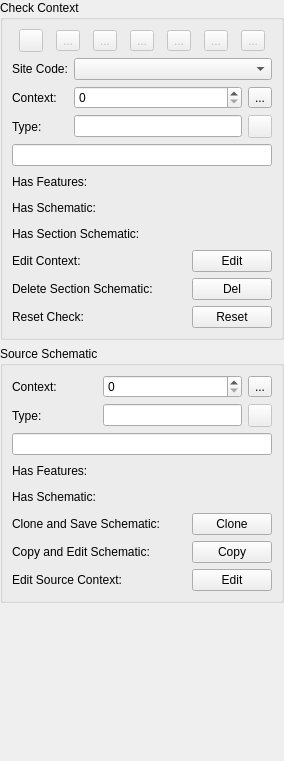
<?xml version="1.0" encoding="UTF-8"?>
<ui version="4.0">
 <class>SchematicWidget</class>
 <widget class="QWidget" name="SchematicWidget">
  <property name="geometry">
   <rect>
    <x>0</x>
    <y>0</y>
    <width>284</width>
    <height>761</height>
   </rect>
  </property>
  <property name="windowTitle">
   <string>Form</string>
  </property>
  <layout class="QGridLayout" name="gridLayout">
   <property name="margin">
    <number>0</number>
   </property>
   <item row="2" column="0">
    <spacer name="verticalSpacer">
     <property name="orientation">
      <enum>Qt::Vertical</enum>
     </property>
     <property name="sizeHint" stdset="0">
      <size>
       <width>14</width>
       <height>17</height>
      </size>
     </property>
    </spacer>
   </item>
   <item row="0" column="0">
    <widget class="QGroupBox" name="checkGroup">
     <property name="title">
      <string>Check Context</string>
     </property>
     <layout class="QGridLayout" name="gridLayout_4">
      <item row="4" column="0">
       <layout class="QGridLayout" name="gridLayout_5">
        <item row="2" column="1">
         <spacer name="schematicSpacer">
          <property name="orientation">
           <enum>Qt::Horizontal</enum>
          </property>
          <property name="sizeHint" stdset="0">
           <size>
            <width>40</width>
            <height>20</height>
           </size>
          </property>
         </spacer>
        </item>
        <item row="2" column="2">
         <widget class="QLabel" name="schematicStatusLabel">
          <property name="text">
           <string/>
          </property>
          <property name="pixmap">
           <pixmap resource="resources.qrc">:/plugins/ark/plan/statusUnknown.png</pixmap>
          </property>
         </widget>
        </item>
        <item row="1" column="1">
         <spacer name="featureDataSpacer">
          <property name="orientation">
           <enum>Qt::Horizontal</enum>
          </property>
          <property name="sizeHint" stdset="0">
           <size>
            <width>40</width>
            <height>20</height>
           </size>
          </property>
         </spacer>
        </item>
        <item row="3" column="1">
         <spacer name="sectionSchematicSpacer">
          <property name="orientation">
           <enum>Qt::Horizontal</enum>
          </property>
          <property name="sizeHint" stdset="0">
           <size>
            <width>40</width>
            <height>20</height>
           </size>
          </property>
         </spacer>
        </item>
        <item row="1" column="2">
         <widget class="QLabel" name="featureDataStatusLabel">
          <property name="text">
           <string/>
          </property>
          <property name="pixmap">
           <pixmap resource="resources.qrc">:/plugins/ark/plan/statusUnknown.png</pixmap>
          </property>
         </widget>
        </item>
        <item row="2" column="0">
         <widget class="QLabel" name="schematicLabel">
          <property name="text">
           <string>Has Schematic:</string>
          </property>
         </widget>
        </item>
        <item row="1" column="0">
         <widget class="QLabel" name="featureDataLabel">
          <property name="text">
           <string>Has Features:</string>
          </property>
         </widget>
        </item>
        <item row="3" column="2">
         <widget class="QLabel" name="sectionSchematicStatusLabel">
          <property name="text">
           <string/>
          </property>
          <property name="pixmap">
           <pixmap resource="resources.qrc">:/plugins/ark/plan/statusUnknown.png</pixmap>
          </property>
         </widget>
        </item>
        <item row="3" column="0">
         <widget class="QLabel" name="sectionSchematicLabel">
          <property name="text">
           <string>Has Section Schematic:</string>
          </property>
         </widget>
        </item>
       </layout>
      </item>
      <item row="5" column="0">
       <layout class="QGridLayout" name="gridLayout_6">
        <item row="2" column="0">
         <widget class="QLabel" name="resetLabel">
          <property name="text">
           <string>Reset Check:</string>
          </property>
         </widget>
        </item>
        <item row="0" column="0">
         <widget class="QLabel" name="editContexLabel">
          <property name="text">
           <string>Edit Context:</string>
          </property>
          <property name="buddy">
           <cstring>editContextButton</cstring>
          </property>
         </widget>
        </item>
        <item row="1" column="0">
         <widget class="QLabel" name="deleteSectionLabel">
          <property name="text">
           <string>Delete Section Schematic:</string>
          </property>
         </widget>
        </item>
        <item row="1" column="2">
         <widget class="QPushButton" name="deleteSectionButton">
          <property name="text">
           <string>Del</string>
          </property>
         </widget>
        </item>
        <item row="1" column="1">
         <spacer name="horizontalSpacer">
          <property name="orientation">
           <enum>Qt::Horizontal</enum>
          </property>
          <property name="sizeHint" stdset="0">
           <size>
            <width>40</width>
            <height>20</height>
           </size>
          </property>
         </spacer>
        </item>
        <item row="0" column="1">
         <spacer name="editContextSpacer">
          <property name="orientation">
           <enum>Qt::Horizontal</enum>
          </property>
          <property name="sizeHint" stdset="0">
           <size>
            <width>40</width>
            <height>20</height>
           </size>
          </property>
         </spacer>
        </item>
        <item row="0" column="2">
         <widget class="QPushButton" name="editContextButton">
          <property name="text">
           <string>Edit</string>
          </property>
         </widget>
        </item>
        <item row="2" column="1">
         <spacer name="resetSpacer">
          <property name="orientation">
           <enum>Qt::Horizontal</enum>
          </property>
          <property name="sizeHint" stdset="0">
           <size>
            <width>40</width>
            <height>20</height>
           </size>
          </property>
         </spacer>
        </item>
        <item row="2" column="2">
         <widget class="QPushButton" name="resetButton">
          <property name="text">
           <string>Reset</string>
          </property>
         </widget>
        </item>
       </layout>
      </item>
      <item row="1" column="0">
       <layout class="QGridLayout" name="gridLayout_2">
        <item row="1" column="2">
         <layout class="QHBoxLayout" name="horizontalLayout_2">
          <item>
           <widget class="QSpinBox" name="contextSpin">
            <property name="toolTip">
             <string>&lt;html&gt;&lt;head/&gt;&lt;body&gt;&lt;p&gt;Enter Context to find&lt;/p&gt;&lt;/body&gt;&lt;/html&gt;</string>
            </property>
            <property name="maximum">
             <number>99999</number>
            </property>
           </widget>
          </item>
          <item>
           <widget class="QToolButton" name="findContextTool">
            <property name="toolTip">
             <string>&lt;html&gt;&lt;head/&gt;&lt;body&gt;&lt;p&gt;Pan to Context&lt;/p&gt;&lt;/body&gt;&lt;/html&gt;</string>
            </property>
            <property name="text">
             <string>...</string>
            </property>
            <property name="icon">
             <iconset resource="resources.qrc">
              <normaloff>:/plugins/ark/plan/search.svg</normaloff>:/plugins/ark/plan/search.svg</iconset>
            </property>
           </widget>
          </item>
         </layout>
        </item>
        <item row="0" column="0" colspan="2">
         <widget class="QLabel" name="siteCodeLabel">
          <property name="text">
           <string>Site Code:</string>
          </property>
          <property name="buddy">
           <cstring>siteCodeCombo</cstring>
          </property>
         </widget>
        </item>
        <item row="0" column="2">
         <widget class="QComboBox" name="siteCodeCombo"/>
        </item>
        <item row="3" column="0" colspan="3">
         <widget class="QLineEdit" name="contextDescriptionEdit">
          <property name="readOnly">
           <bool>true</bool>
          </property>
         </widget>
        </item>
        <item row="2" column="0" colspan="2">
         <widget class="QLabel" name="arkDataLabel">
          <property name="text">
           <string>Type:</string>
          </property>
         </widget>
        </item>
        <item row="1" column="0" colspan="2">
         <widget class="QLabel" name="contextLabel">
          <property name="text">
           <string>Context:</string>
          </property>
         </widget>
        </item>
        <item row="2" column="2">
         <layout class="QHBoxLayout" name="horizontalLayout_4">
          <item>
           <widget class="QLineEdit" name="contextTypeEdit">
            <property name="frame">
             <bool>true</bool>
            </property>
            <property name="readOnly">
             <bool>true</bool>
            </property>
           </widget>
          </item>
          <item>
           <widget class="QToolButton" name="openContextTool">
            <property name="enabled">
             <bool>false</bool>
            </property>
            <property name="text">
             <string/>
            </property>
            <property name="icon">
             <iconset resource="resources.qrc">
              <normaloff>:/plugins/ark/filter/web.svg</normaloff>:/plugins/ark/filter/web.svg</iconset>
            </property>
           </widget>
          </item>
         </layout>
        </item>
       </layout>
      </item>
      <item row="0" column="0">
       <layout class="QHBoxLayout" name="horizontalLayout_3">
        <item>
         <widget class="QToolButton" name="loadArkTool">
          <property name="enabled">
           <bool>false</bool>
          </property>
          <property name="text">
           <string/>
          </property>
          <property name="icon">
           <iconset resource="resources.qrc">
            <normaloff>:/plugins/ark/filter/loadData.png</normaloff>:/plugins/ark/filter/loadData.png</iconset>
          </property>
         </widget>
        </item>
        <item>
         <widget class="QToolButton" name="firstContextTool">
          <property name="enabled">
           <bool>false</bool>
          </property>
          <property name="toolTip">
           <string>Go First Context</string>
          </property>
          <property name="text">
           <string>...</string>
          </property>
          <property name="icon">
           <iconset resource="resources.qrc">
            <normaloff>:/plugins/ark/plan/goFirstItem.svg</normaloff>:/plugins/ark/plan/goFirstItem.svg</iconset>
          </property>
         </widget>
        </item>
        <item>
         <widget class="QToolButton" name="prevMissingTool">
          <property name="enabled">
           <bool>false</bool>
          </property>
          <property name="toolTip">
           <string>Go Previous Missing Schematic</string>
          </property>
          <property name="text">
           <string>...</string>
          </property>
          <property name="icon">
           <iconset resource="resources.qrc">
            <normaloff>:/plugins/ark/plan/goPrevMissing.svg</normaloff>:/plugins/ark/plan/goPrevMissing.svg</iconset>
          </property>
         </widget>
        </item>
        <item>
         <widget class="QToolButton" name="prevContextTool">
          <property name="enabled">
           <bool>false</bool>
          </property>
          <property name="toolTip">
           <string>Go Previous Context</string>
          </property>
          <property name="text">
           <string>...</string>
          </property>
          <property name="icon">
           <iconset resource="resources.qrc">
            <normaloff>:/plugins/ark/plan/goPrevItem.svg</normaloff>:/plugins/ark/plan/goPrevItem.svg</iconset>
          </property>
         </widget>
        </item>
        <item>
         <widget class="QToolButton" name="nextContextTool">
          <property name="enabled">
           <bool>false</bool>
          </property>
          <property name="toolTip">
           <string>Go Next Context</string>
          </property>
          <property name="text">
           <string>...</string>
          </property>
          <property name="icon">
           <iconset resource="resources.qrc">
            <normaloff>:/plugins/ark/plan/goNextItem.svg</normaloff>:/plugins/ark/plan/goNextItem.svg</iconset>
          </property>
         </widget>
        </item>
        <item>
         <widget class="QToolButton" name="nextMissingTool">
          <property name="enabled">
           <bool>false</bool>
          </property>
          <property name="toolTip">
           <string>Go Next Missing Schematic</string>
          </property>
          <property name="text">
           <string>...</string>
          </property>
          <property name="icon">
           <iconset resource="resources.qrc">
            <normaloff>:/plugins/ark/plan/goNextMissing.svg</normaloff>:/plugins/ark/plan/goNextMissing.svg</iconset>
          </property>
         </widget>
        </item>
        <item>
         <widget class="QToolButton" name="lastContextTool">
          <property name="enabled">
           <bool>false</bool>
          </property>
          <property name="toolTip">
           <string>Go Last Context</string>
          </property>
          <property name="text">
           <string>...</string>
          </property>
          <property name="icon">
           <iconset resource="resources.qrc">
            <normaloff>:/plugins/ark/plan/goLastItem.svg</normaloff>:/plugins/ark/plan/goLastItem.svg</iconset>
          </property>
         </widget>
        </item>
       </layout>
      </item>
     </layout>
    </widget>
   </item>
   <item row="1" column="0">
    <widget class="QGroupBox" name="cloneGroup">
     <property name="title">
      <string>Source Schematic</string>
     </property>
     <layout class="QGridLayout" name="gridLayout_8">
      <item row="1" column="0">
       <layout class="QGridLayout" name="gridLayout_3">
        <item row="1" column="1">
         <spacer name="sourceSchematicSpacer">
          <property name="orientation">
           <enum>Qt::Horizontal</enum>
          </property>
          <property name="sizeHint" stdset="0">
           <size>
            <width>40</width>
            <height>20</height>
           </size>
          </property>
         </spacer>
        </item>
        <item row="1" column="0">
         <widget class="QLabel" name="sourceSchematicLabel">
          <property name="text">
           <string>Has Schematic:</string>
          </property>
         </widget>
        </item>
        <item row="1" column="2">
         <widget class="QLabel" name="sourceSchematicStatusLabel">
          <property name="text">
           <string/>
          </property>
          <property name="pixmap">
           <pixmap resource="resources.qrc">:/plugins/ark/plan/statusUnknown.png</pixmap>
          </property>
         </widget>
        </item>
        <item row="0" column="0">
         <widget class="QLabel" name="sourceFeatureDataLabel">
          <property name="text">
           <string>Has Features:</string>
          </property>
         </widget>
        </item>
        <item row="0" column="1">
         <spacer name="sourceFeatureDataSpacer">
          <property name="orientation">
           <enum>Qt::Horizontal</enum>
          </property>
          <property name="sizeHint" stdset="0">
           <size>
            <width>40</width>
            <height>20</height>
           </size>
          </property>
         </spacer>
        </item>
        <item row="0" column="2">
         <widget class="QLabel" name="sourceFeatureDataStatusLabel">
          <property name="text">
           <string/>
          </property>
          <property name="pixmap">
           <pixmap resource="resources.qrc">:/plugins/ark/plan/statusUnknown.png</pixmap>
          </property>
         </widget>
        </item>
       </layout>
      </item>
      <item row="2" column="0">
       <layout class="QGridLayout" name="gridLayout_7">
        <item row="0" column="0">
         <widget class="QLabel" name="cloneSourceLabel">
          <property name="text">
           <string>Clone and Save Schematic:</string>
          </property>
          <property name="buddy">
           <cstring>cloneSourceButton</cstring>
          </property>
         </widget>
        </item>
        <item row="0" column="1">
         <spacer name="horizontalSpacer_3">
          <property name="orientation">
           <enum>Qt::Horizontal</enum>
          </property>
          <property name="sizeHint" stdset="0">
           <size>
            <width>40</width>
            <height>20</height>
           </size>
          </property>
         </spacer>
        </item>
        <item row="0" column="2">
         <widget class="QPushButton" name="cloneSourceButton">
          <property name="text">
           <string>Clone</string>
          </property>
         </widget>
        </item>
        <item row="1" column="0">
         <widget class="QLabel" name="copySourceLabel">
          <property name="text">
           <string>Copy and Edit Schematic:</string>
          </property>
          <property name="buddy">
           <cstring>copySourceButton</cstring>
          </property>
         </widget>
        </item>
        <item row="1" column="1">
         <spacer name="horizontalSpacer_4">
          <property name="orientation">
           <enum>Qt::Horizontal</enum>
          </property>
          <property name="sizeHint" stdset="0">
           <size>
            <width>40</width>
            <height>20</height>
           </size>
          </property>
         </spacer>
        </item>
        <item row="1" column="2">
         <widget class="QPushButton" name="copySourceButton">
          <property name="text">
           <string>Copy</string>
          </property>
         </widget>
        </item>
        <item row="2" column="0">
         <widget class="QLabel" name="editSourceLabel">
          <property name="text">
           <string>Edit Source Context:</string>
          </property>
          <property name="buddy">
           <cstring>editSourceButton</cstring>
          </property>
         </widget>
        </item>
        <item row="2" column="1">
         <spacer name="horizontalSpacer_5">
          <property name="orientation">
           <enum>Qt::Horizontal</enum>
          </property>
          <property name="sizeHint" stdset="0">
           <size>
            <width>40</width>
            <height>20</height>
           </size>
          </property>
         </spacer>
        </item>
        <item row="2" column="2">
         <widget class="QPushButton" name="editSourceButton">
          <property name="text">
           <string>Edit</string>
          </property>
         </widget>
        </item>
       </layout>
      </item>
      <item row="0" column="0">
       <layout class="QGridLayout" name="gridLayout_10">
        <item row="1" column="0">
         <widget class="QLabel" name="sourceContextTypeLabel">
          <property name="text">
           <string>Type:</string>
          </property>
         </widget>
        </item>
        <item row="1" column="1" colspan="2">
         <layout class="QHBoxLayout" name="horizontalLayout_6">
          <item>
           <widget class="QLineEdit" name="sourceContextTypeEdit">
            <property name="frame">
             <bool>true</bool>
            </property>
            <property name="readOnly">
             <bool>true</bool>
            </property>
           </widget>
          </item>
          <item>
           <widget class="QToolButton" name="openSourceContextTool">
            <property name="enabled">
             <bool>false</bool>
            </property>
            <property name="text">
             <string/>
            </property>
            <property name="icon">
             <iconset resource="resources.qrc">
              <normaloff>:/plugins/ark/filter/web.svg</normaloff>:/plugins/ark/filter/web.svg</iconset>
            </property>
           </widget>
          </item>
         </layout>
        </item>
        <item row="2" column="0" colspan="3">
         <widget class="QLineEdit" name="sourceContextDescriptionEdit">
          <property name="readOnly">
           <bool>true</bool>
          </property>
         </widget>
        </item>
        <item row="0" column="0">
         <widget class="QLabel" name="sourceContextLabel">
          <property name="text">
           <string>Context:</string>
          </property>
          <property name="buddy">
           <cstring>sourceContextSpin</cstring>
          </property>
         </widget>
        </item>
        <item row="0" column="1" colspan="2">
         <layout class="QHBoxLayout" name="horizontalLayout_7">
          <item>
           <widget class="QSpinBox" name="sourceContextSpin">
            <property name="toolTip">
             <string>&lt;html&gt;&lt;head/&gt;&lt;body&gt;&lt;p&gt;Enter Source Context to find&lt;/p&gt;&lt;/body&gt;&lt;/html&gt;</string>
            </property>
            <property name="maximum">
             <number>99999</number>
            </property>
           </widget>
          </item>
          <item>
           <widget class="QToolButton" name="findSourceTool">
            <property name="toolTip">
             <string>&lt;html&gt;&lt;head/&gt;&lt;body&gt;&lt;p&gt;Pan to Context&lt;/p&gt;&lt;/body&gt;&lt;/html&gt;</string>
            </property>
            <property name="text">
             <string>...</string>
            </property>
            <property name="icon">
             <iconset resource="resources.qrc">
              <normaloff>:/plugins/ark/plan/search.svg</normaloff>:/plugins/ark/plan/search.svg</iconset>
            </property>
           </widget>
          </item>
         </layout>
        </item>
       </layout>
      </item>
     </layout>
    </widget>
   </item>
  </layout>
 </widget>
 <tabstops>
  <tabstop>cloneSourceButton</tabstop>
  <tabstop>copySourceButton</tabstop>
  <tabstop>editSourceButton</tabstop>
  <tabstop>siteCodeCombo</tabstop>
 </tabstops>
 <resources>
  <include location="resources.qrc"/>
 </resources>
 <connections/>
</ui>
